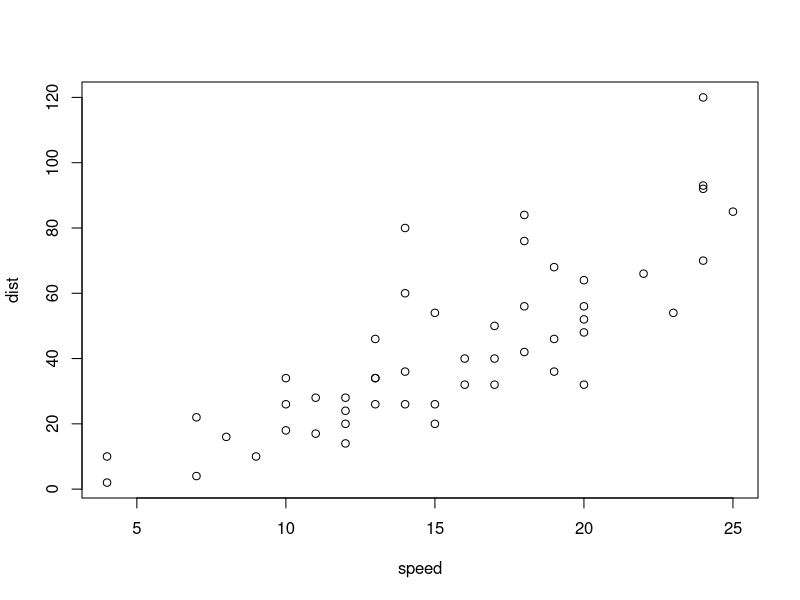
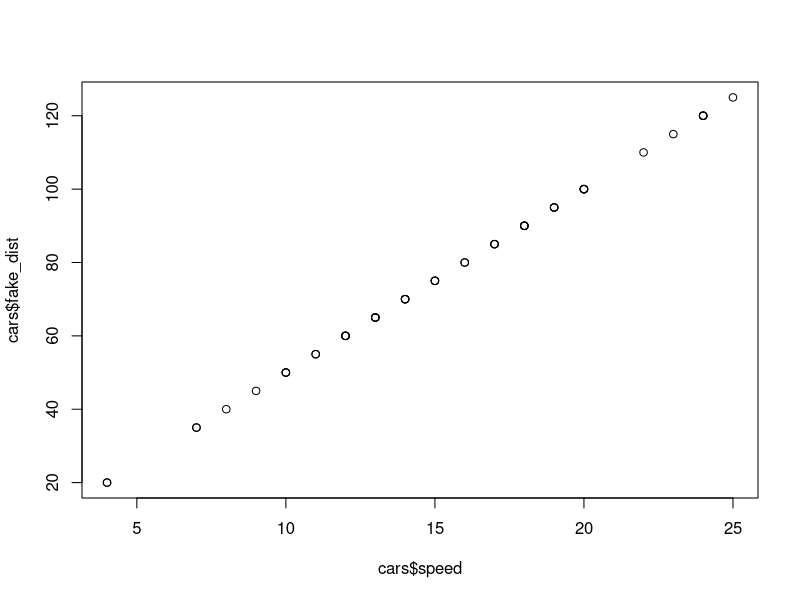
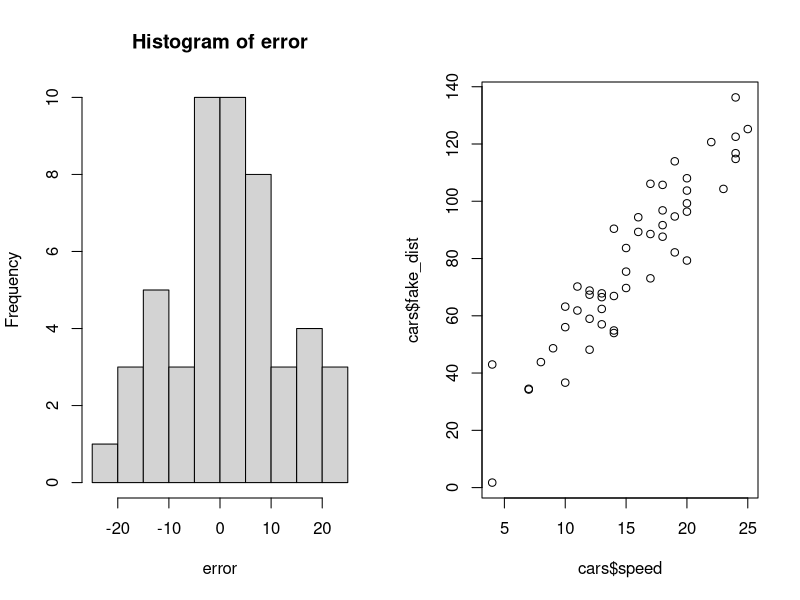
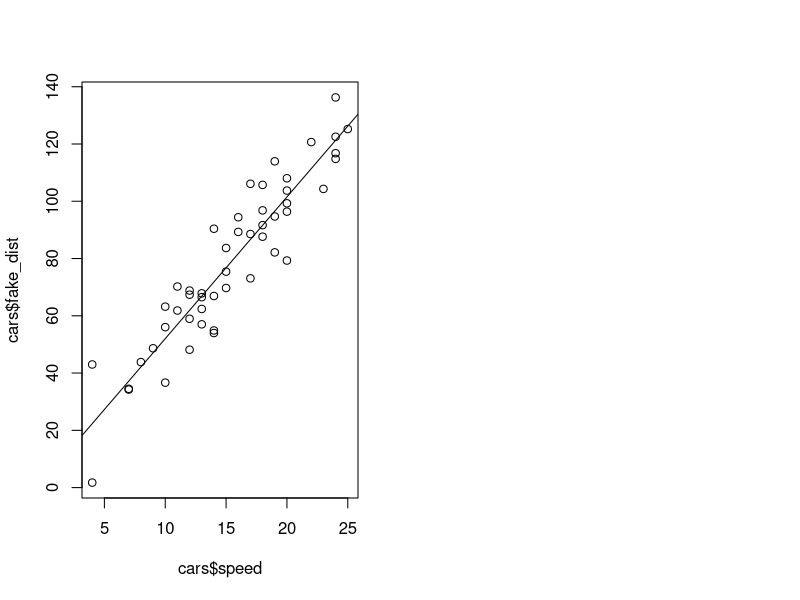
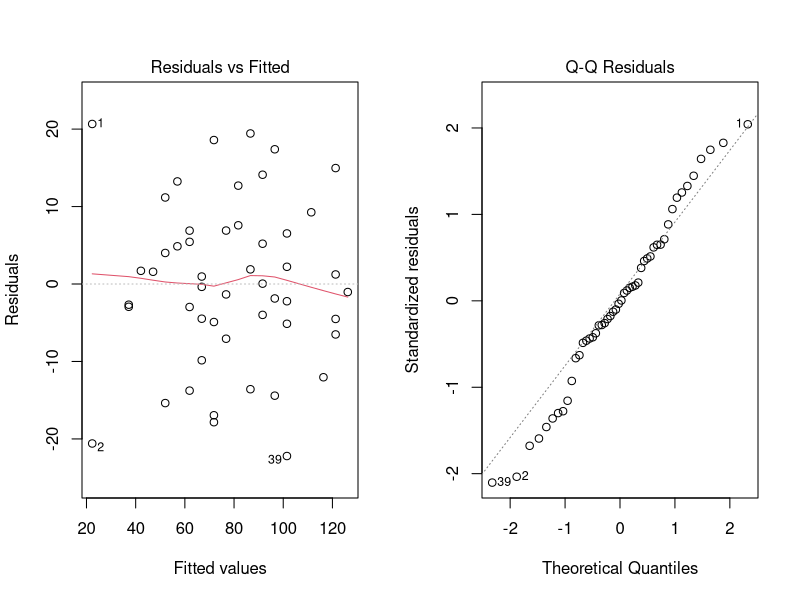
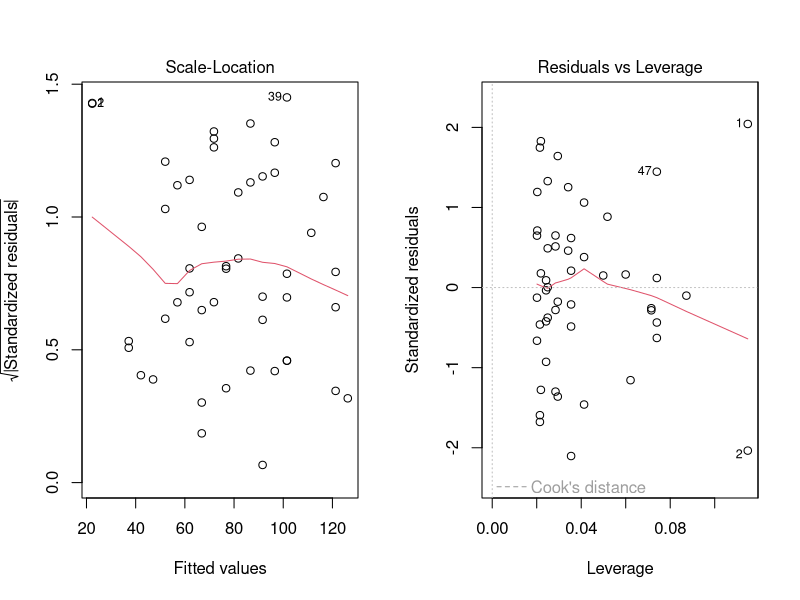
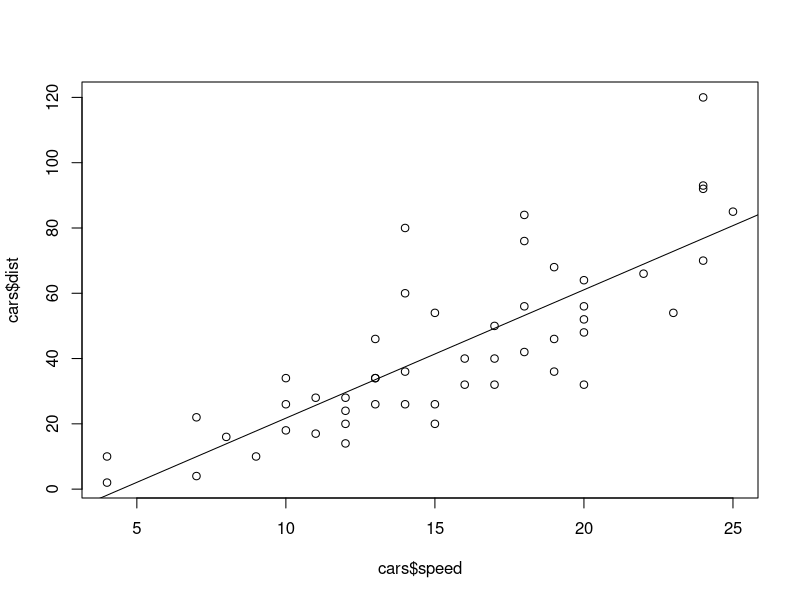
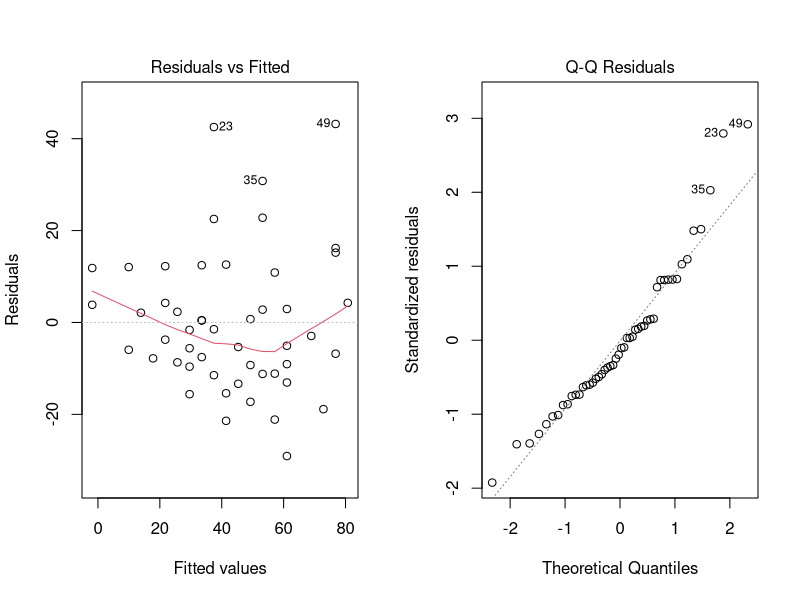

Write R code to recreate these figures, in order.
## ---- chunk 1
knitr::opts_chunk$set(echo = FALSE)
## ---- chunk 2
## 'pressure data set' is automatically loaded in 
## workspace through package{datasets}
head(cars)
## ---- chunk 3
str(cars)
## ---- chunk 4
summary(cars)
## ---- chunk 5
plot(cars)
## ---- chunk 6
## pick values b0 and b1
b0 <- 0
b1 <- 5
## store in dataset as a new variable
cars$fake_dist <- b0 + b1*cars$speed
plot(x = cars$speed, y = cars$fake_dist)
## ---- chunk 7
fake_lm <- lm(formula = fake_dist ~ speed, data = cars)
summary(fake_lm)
## ---- chunk 8
set.seed(440)
error <- rnorm(n = nrow(cars), mean = 0, sd = 10)
cars$fake_dist <- b0 + b1*cars$speed + error
par(mfrow=c(1,2))
hist(error, breaks = 12)
plot(x = cars$speed, y = cars$fake_dist)
## ---- chunk 9
fake_lm <- lm(formula = fake_dist ~ speed, data = cars)
## attributes(fake_lm)
summary(fake_lm)
sd(fake_lm$residuals) ## naive estimate of error variance
## ---- chunk 10
plot(x = cars$speed, y = cars$fake_dist)
abline(fake_lm)
## ---- chunk 11
par(mfrow=c(1,2))
plot(fake_lm)
## ---- chunk 12
real_lm <- lm(formula = dist ~ speed, data = cars)
summary(real_lm)
## ---- chunk 13
par(mfrow=c(1,1))
plot(x = cars$speed, y = cars$dist)
abline(real_lm)
## ---- chunk 14
par(mfrow=c(1,2))
plot(real_lm)
